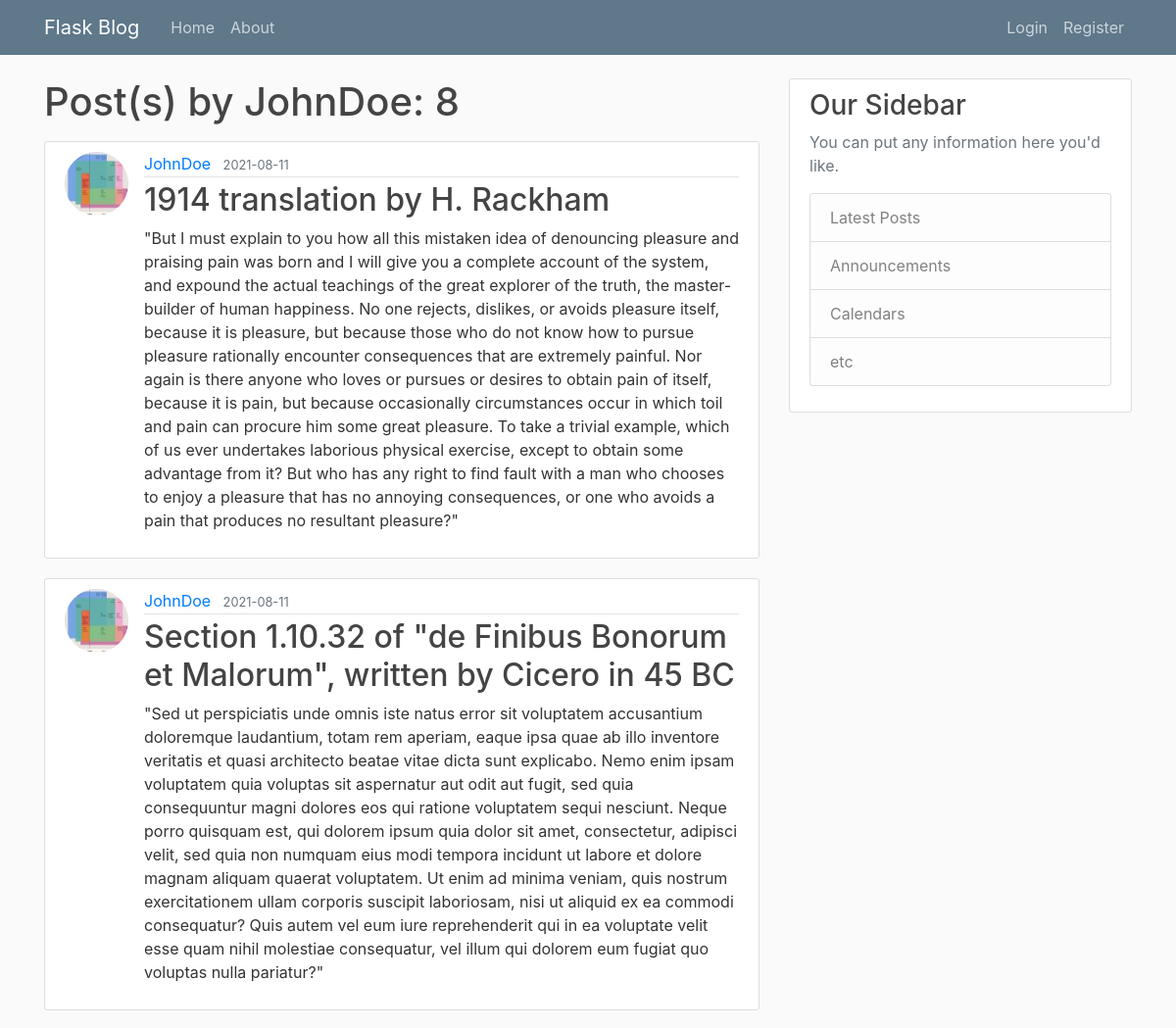
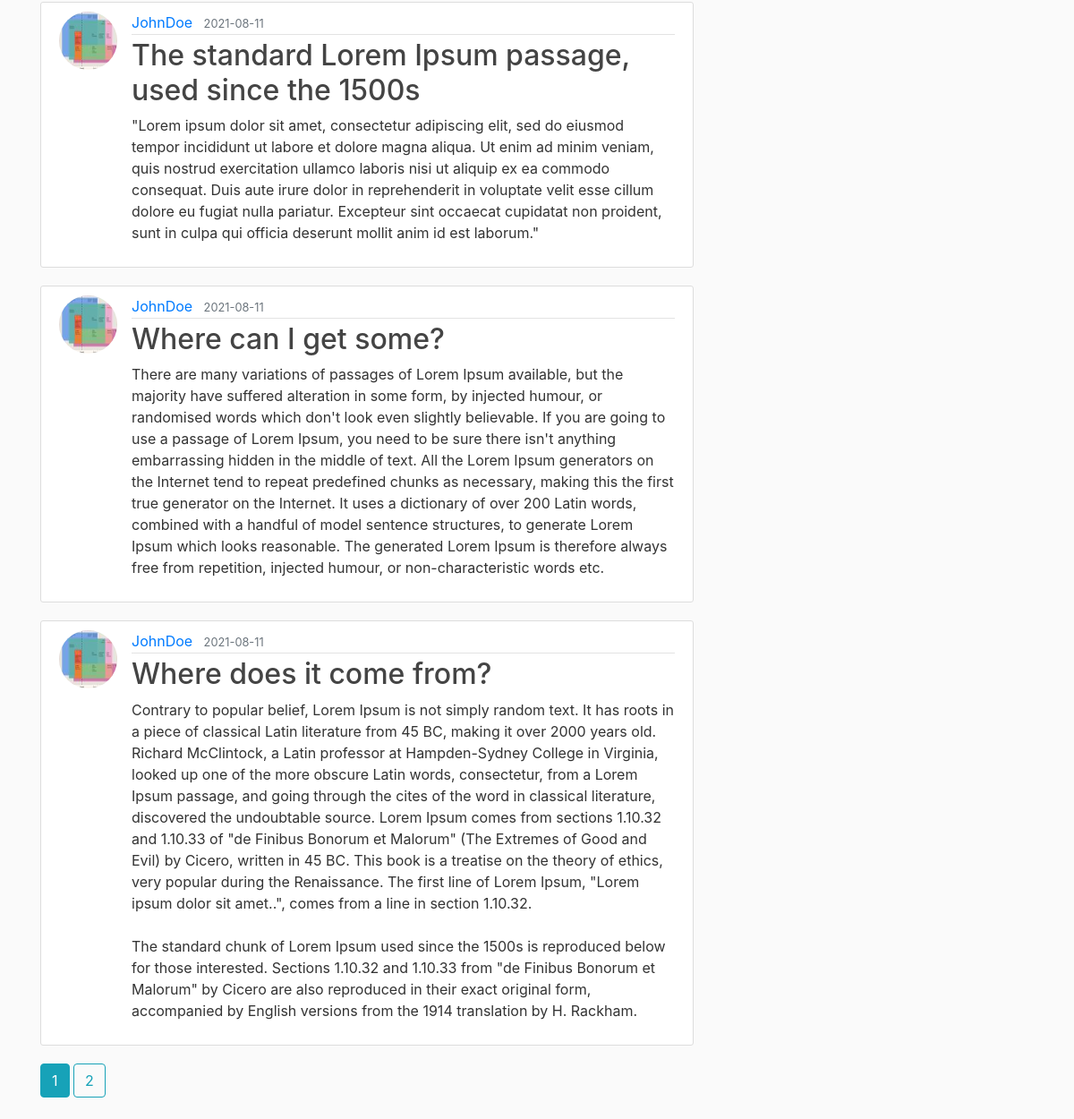
/user/JohnDoe, run on the app's committed database (2 pictures, top to bottom).
### flaskblog/models.py (models this page shows, shortened)
class User(db.Model, UserMixin):
    id = db.Column(db.Integer, primary_key=True)
    username = db.Column(db.String(20), unique=True, nullable=False)
    email = db.Column(db.String(120), unique=True, nullable=False)
    image_file = db.Column(db.String(20), nullable=False, default='default.jpg')
    password = db.Column(db.String(60), nullable=False)
    posts = db.relationship('Post', backref='author', lazy=True)

class Post(db.Model):
    id = db.Column(db.Integer, primary_key=True)
    title = db.Column(db.String(100), nullable=False)
    date_posted = db.Column(db.DateTime, nullable=False, default=datetime.utcnow)
    content = db.Column(db.Text, nullable=False)
    user_id = db.Column(db.Integer, db.ForeignKey('user.id'), nullable=False)

### flaskblog/users/routes.py (the view)
@users.route("/user/<string:username>")
def user_posts(username):
    page = request.args.get('page', 1, type=int)
    user = User.query.filter_by(username=username).first_or_404()
    posts = Post.query.filter_by(author=user).order_by(Post.date_posted.desc()).paginate(page=page, per_page=5)
    return render_template("user_posts.html", posts=posts, user=user)

### flaskblog/templates/user_posts.html
{% extends "layout.html" %}
{% block content %}
    <h1 class="mb-3">Post(s) by {{ user.username }}: {{ posts.total }}</h1>
    {% for post in posts.items %}
    <article class="media content-section">
        <img class="rounded-circle article-img" src="{{ url_for('static', filename='profile_pics/' + post.author.image_file) }}">
        <div class="media-body">
            <div class="article-metadata">
                <a href="{{ url_for('users.user_posts', username=post.author.username) }}" class="mr-2">{{ post.author.username }}</a>
                <small class="text-muted">{{ post.date_posted.strftime('%Y-%m-%d') }}</small>
            </div>
            <h2><a href="{{ url_for('posts.post', post_id=post.id) }}" class="article-title">{{ post.title }}</a></h2>
            <p class="article-content">{{ post.content }}</p>
        </div>
    </article>
    {% endfor %}
    {% for page_num in posts.iter_pages(left_edge=1, right_edge=1, left_current=1, right_current=2) %}
        {% if page_num %}
            {% if posts.page == page_num %}
                <a class="btn btn-info mb-4" href="{{ url_for('users.user_posts', username=user.username, page=page_num) }}">{{ page_num }}</a>
            {% else %}
                <a class="btn btn-outline-info mb-4" href="{{ url_for('users.user_posts', username=user.username, page=page_num) }}">{{ page_num }}</a>
            {% endif %}
        {% else %}
            ...
        {% endif %}
    {% endfor %}
{% endblock %}

### flaskblog/static/main.css (style rules this page uses)
body { background: #fafafa; color: #333333; margin-top: 5rem; }
h1, h2, h3, h4, h5, h6 { color: #444444; }
.content-section { background: #ffffff; padding: 10px 20px; border: 1px solid #dddddd; border-radius: 3px; margin-bottom: 20px; }
.article-title { color: #444444; }
.article-content { white-space: pre-line; }
.article-img { height: 65px; width: 65px; margin-right: 16px; }
.article-metadata { padding-bottom: 1px; margin-bottom: 4px; border-bottom: 1px solid #e3e3e3 }

### data on the page
User: username "JohnDoe"
Post: image_file (picture), author.username "JohnDoe", date_posted "2021-08-11", title "1914 translation by H. Rackham", content "\"But I must explain to you how all this mistaken idea of denouncing pleasure and praising pain was born and I will give you a complete account of the system, and expound the actual teachings of the great explorer of the truth, the master-builder of human happiness. No one rejects, dislikes, or avoids pleasure itself, because it is pleasure, but because those who do not know how to pursue pleasure rationally encounter consequences that are extremely painful. Nor again is there anyone who loves or pursues or desires to obtain pain of itself, because it is pain, but because occasionally circumstances occur in which toil and pain can procure him some great pleasure. To take a trivial example,…"
Post: image_file (picture), author.username "JohnDoe", date_posted "2021-08-11", title "Section 1.10.32 of \"de Finibus Bonorum et Malorum\", written by Cicero in 45 BC", content "\"Sed ut perspiciatis unde omnis iste natus error sit voluptatem accusantium doloremque laudantium, totam rem aperiam, eaque ipsa quae ab illo inventore veritatis et quasi architecto beatae vitae dicta sunt explicabo. Nemo enim ipsam voluptatem quia voluptas sit aspernatur aut odit aut fugit, sed quia consequuntur magni dolores eos qui ratione voluptatem sequi nesciunt. Neque porro quisquam est, qui dolorem ipsum quia dolor sit amet, consectetur, adipisci velit, sed quia non numquam eius modi tempora incidunt ut labore et dolore magnam aliquam quaerat voluptatem. Ut enim ad minima veniam, quis nostrum exercitationem ullam corporis suscipit laboriosam, nisi ut aliquid ex ea commodi…"
Post: image_file (picture), author.username "JohnDoe", date_posted "2021-08-11", title "The standard Lorem Ipsum passage, used since the 1500s", content "\"Lorem ipsum dolor sit amet, consectetur adipiscing elit, sed do eiusmod tempor incididunt ut labore et dolore magna aliqua. Ut enim ad minim veniam, quis nostrud exercitation ullamco laboris nisi ut aliquip ex ea commodo consequat. Duis aute irure dolor in reprehenderit in voluptate velit esse cillum dolore eu fugiat nulla pariatur. Excepteur sint occaecat cupidatat non proident, sunt in culpa qui officia deserunt mollit anim id est laborum.\""
Post: image_file (picture), author.username "JohnDoe", date_posted "2021-08-11", title "Where can I get some?", content "There are many variations of passages of Lorem Ipsum available, but the majority have suffered alteration in some form, by injected humour, or randomised words which don't look even slightly believable. If you are going to use a passage of Lorem Ipsum, you need to be sure there isn't anything embarrassing hidden in the middle of text. All the Lorem Ipsum generators on the Internet tend to repeat predefined chunks as necessary, making this the first true generator on the Internet. It uses a dictionary of over 200 Latin words, combined with a handful of model sentence structures, to generate Lorem Ipsum which looks reasonable. The generated Lorem Ipsum is therefore always free from…"
Post: image_file (picture), author.username "JohnDoe", date_posted "2021-08-11", title "Where does it come from?", content "Contrary to popular belief, Lorem Ipsum is not simply random text. It has roots in a piece of classical Latin literature from 45 BC, making it over 2000 years old. Richard McClintock, a Latin professor at Hampden-Sydney College in Virginia, looked up one of the more obscure Latin words, consectetur, from a Lorem Ipsum passage, and going through the cites of the word in classical literature, discovered the undoubtable source. Lorem Ipsum comes from sections 1.10.32 and 1.10.33 of \"de Finibus Bonorum et Malorum\" (The Extremes of Good and Evil) by Cicero, written in 45 BC. This book is a treatise on the theory of ethics, very popular during the Renaissance. The first line of Lorem Ipsum,…"

### other printed values
{{ posts.total }} "8"
{{ page_num }} "1"
{{ page_num }} "2"
